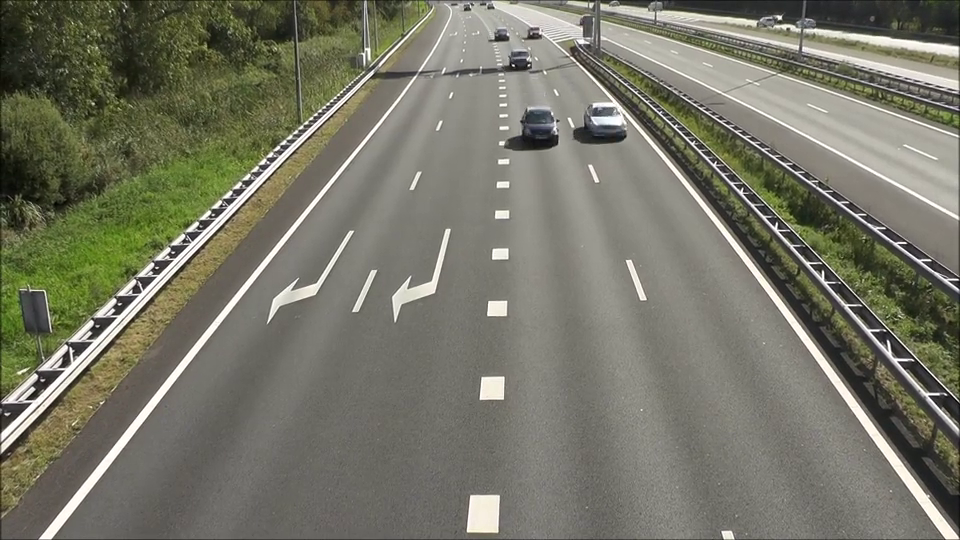
#> input picture frame 33 of 04/videos/car.mp4, 960 x 540 px
$ python carDetection.py
#> lines starting #> are read from the running program, lines starting #| are printed output that depends on the picture; after the words box and inside, x2 and y2 are one past the last pixel; in counts of white or black regions, pixels touching at a corner belong together
import cv2
capture = cv2.VideoCapture('videos/car.mp4')
car_haar_cascade = cv2.CascadeClassifier('dataset/cars.xml')
while True:
    ret, frames = capture.read()
#> frames is the input picture: shape (540, 960, 3); mean B, G, R 103.4, 118.2, 118.3
    gray = cv2.cvtColor(frames, cv2.COLOR_RGB2GRAY)
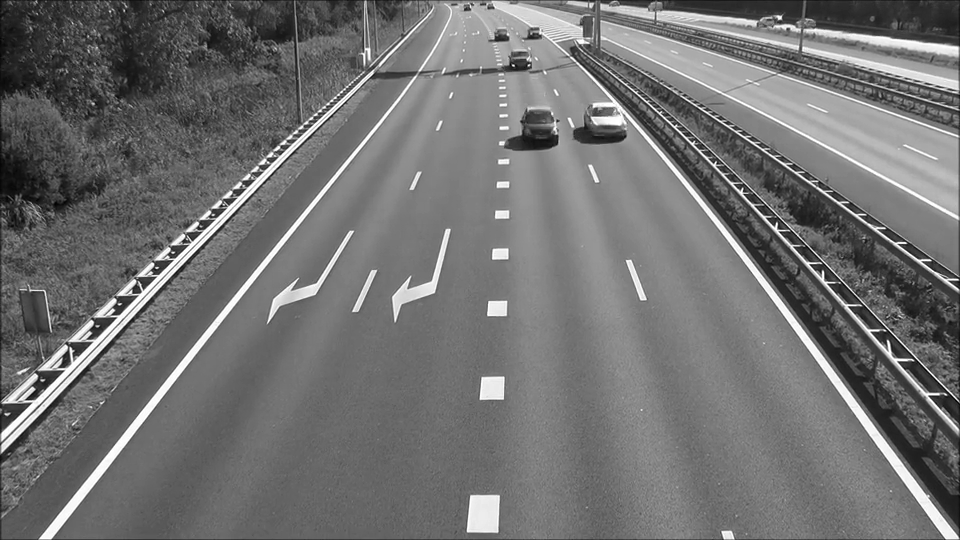
#> gray: shape (540, 960); min 0, max 255, mean 113.7
    cars = car_haar_cascade.detectMultiScale(gray, 1.1, 1)
#> cars = [[486, 32, 54, 54], [564, 86, 77, 77], [488, 86, 90, 90]]

    for (x,y,w,h) in cars:
        cv2.rectangle(frames,(x,y),(x+w,y+h), (0,0,255),2)
        font = cv2.FONT_HERSHEY_DUPLEX
        cv2.putText(frames, 'CAR',(x+6,y-6),font,0.6,(0,255,0),2)
        cv2.imshow('Vehicle Detection', frames)
#> this loop made 3 passes
#> pass 1, `cv2.imshow('Vehicle Detection', frames)`:
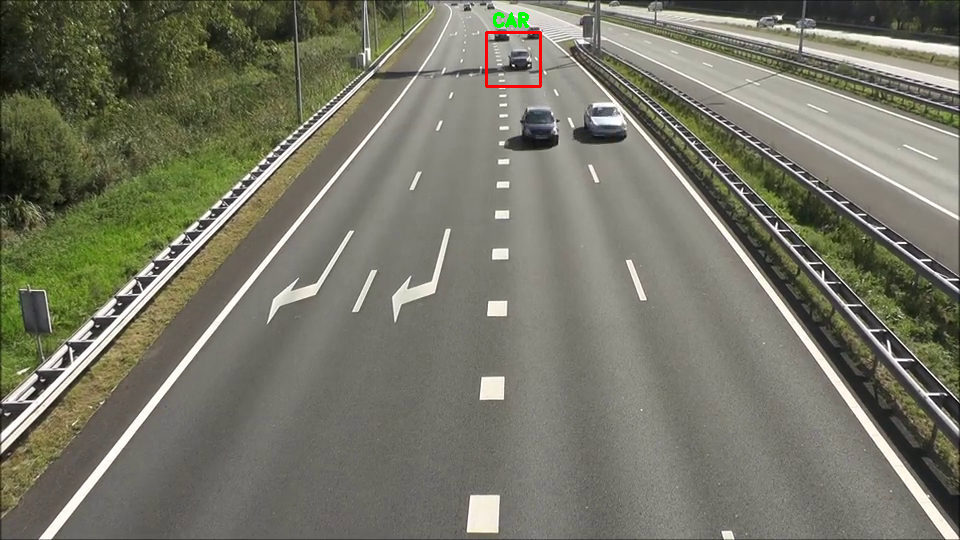
#> window 'Vehicle Detection': shape (540, 960, 3); mean B, G, R 103.1, 118.1, 118.3
#> pass 2, `cv2.imshow('Vehicle Detection', frames)`:
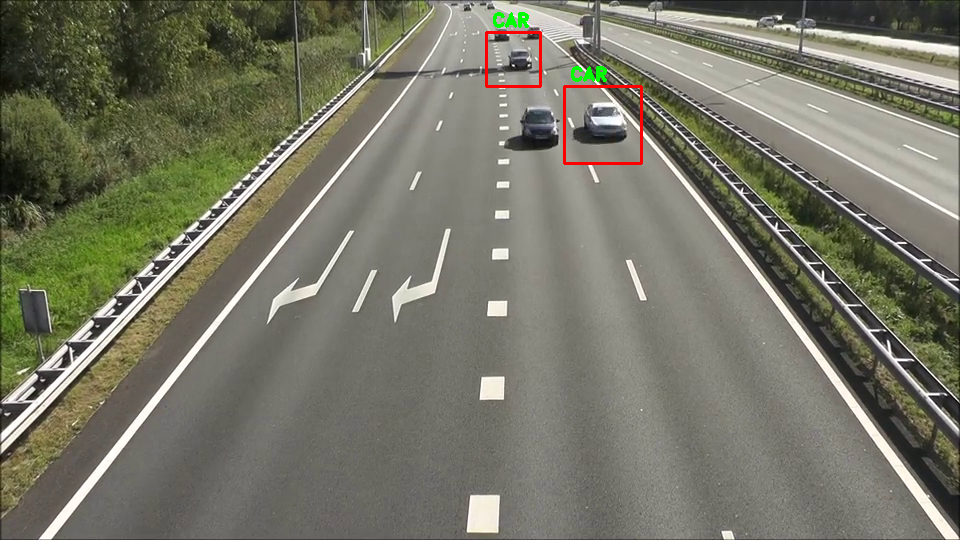
#> window 'Vehicle Detection': shape (540, 960, 3); mean B, G, R 102.8, 117.9, 118.4
#> after the loop:
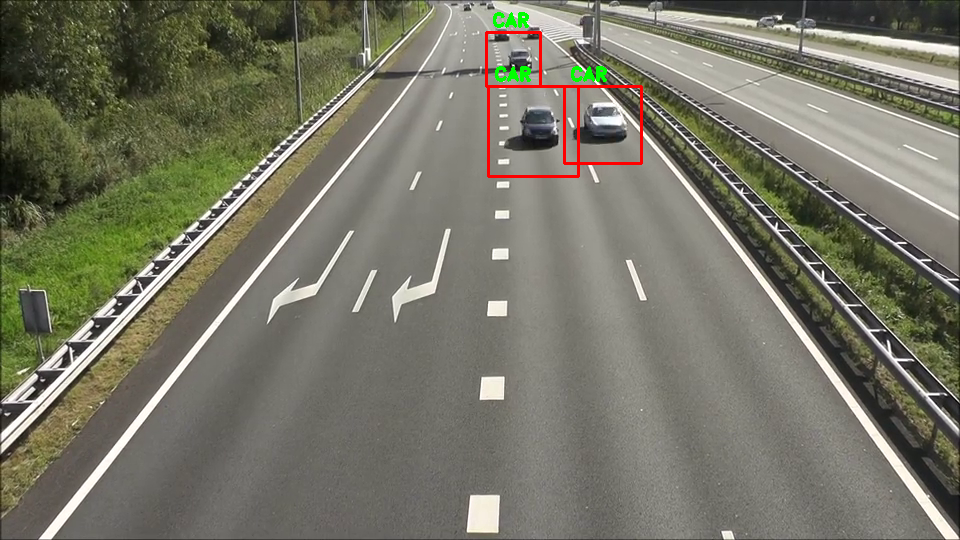
#> frames: shape (540, 960, 3); 0.67% of pixels changed, all inside (x1, y1, x2, y2) = (485, 12, 643, 178)

    if cv2.waitKey(33) == 13:
#> (key Esc is pressed here)
        break

$ run again, starting later in the video
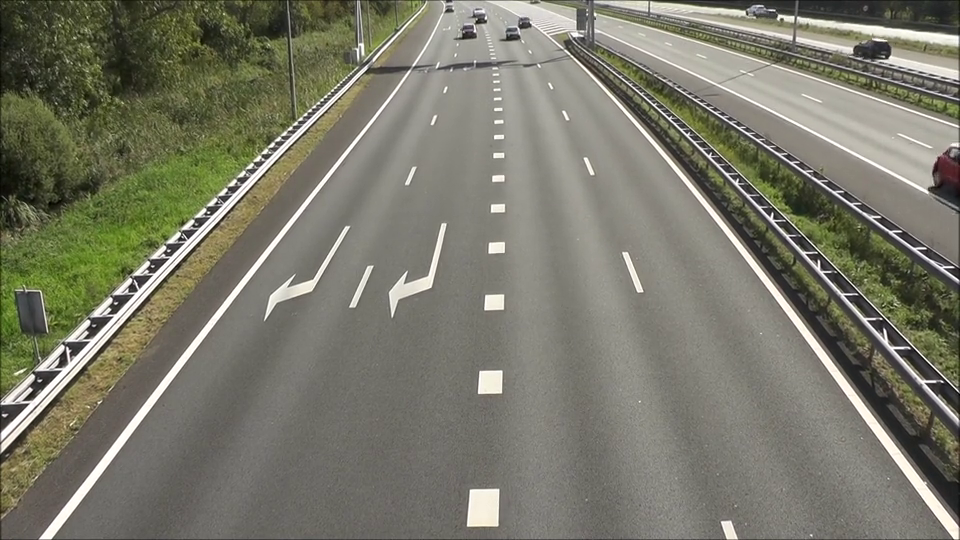
#> input picture frame 150 of 04/videos/car.mp4, 960 x 540 px
#> frames is the input picture: shape (540, 960, 3); mean B, G, R 106.3, 120.9, 121.4
#> `gray = cv2.cvtColor(frames, cv2.COLOR_RGB2GRAY)`:
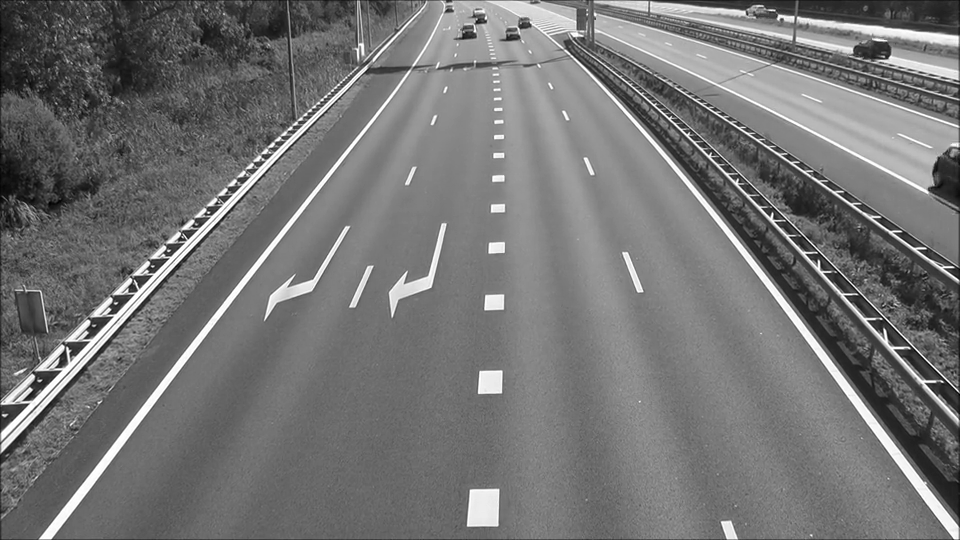
#> gray: shape (540, 960); min 0, max 255, mean 116.5
#> cars = [[500, 21, 26, 26], [484, 127, 28, 28], [446, 2, 54, 54], [352, 26, 69, 69]]
#> the loop `for (x,y,w,h) in cars:` made 4 passes
#> after the loop `for (x,y,w,h) in cars:`:
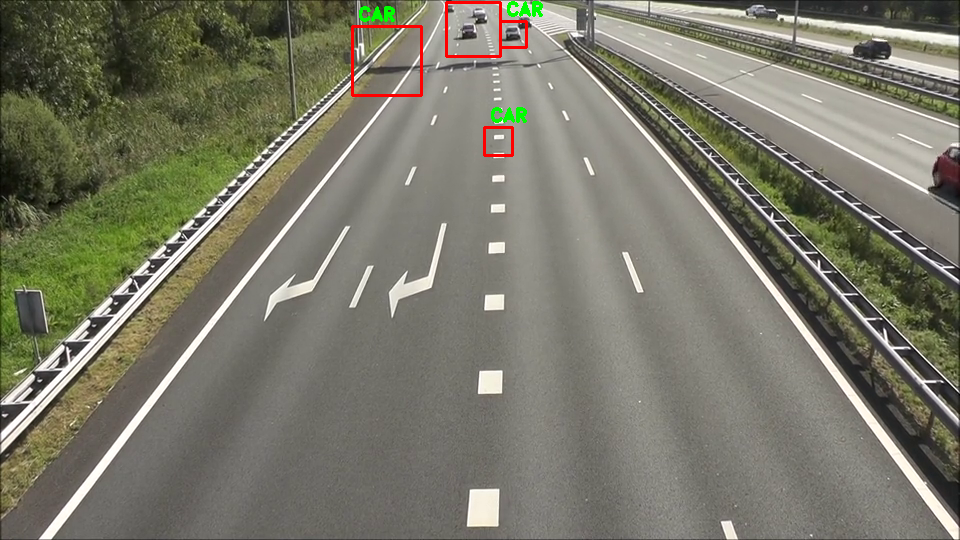
#> frames: shape (540, 960, 3); 0.59% of pixels changed, all inside (x1, y1, x2, y2) = (351, 1, 543, 157)

$ run again, starting later in the video
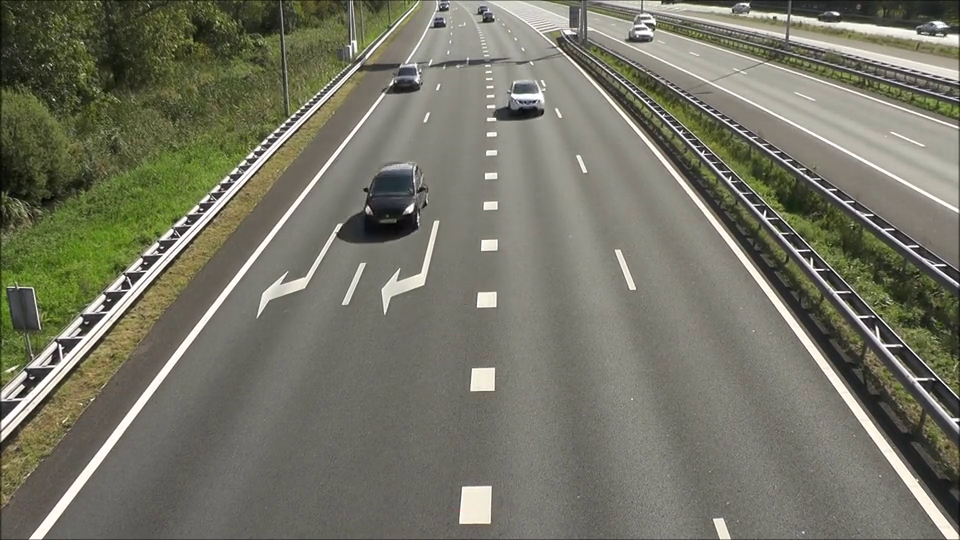
#> input picture frame 268 of 04/videos/car.mp4, 960 x 540 px
#> frames is the input picture: shape (540, 960, 3); mean B, G, R 101.8, 116.4, 116.8
#> `gray = cv2.cvtColor(frames, cv2.COLOR_RGB2GRAY)`:
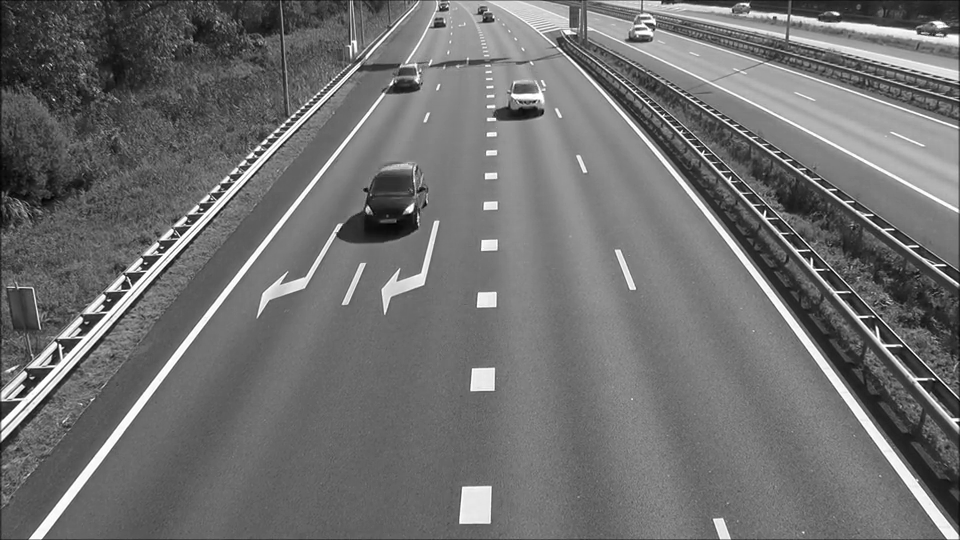
#> gray: shape (540, 960); min 0, max 255, mean 112
#> cars = [[478, 7, 22, 22], [420, 4, 35, 35], [618, 11, 43, 43], [376, 55, 54, 54], [488, 73, 65, 65], [316, 148, 123, 123]]
#> the loop `for (x,y,w,h) in cars:` made 6 passes
#> after the loop `for (x,y,w,h) in cars:`:
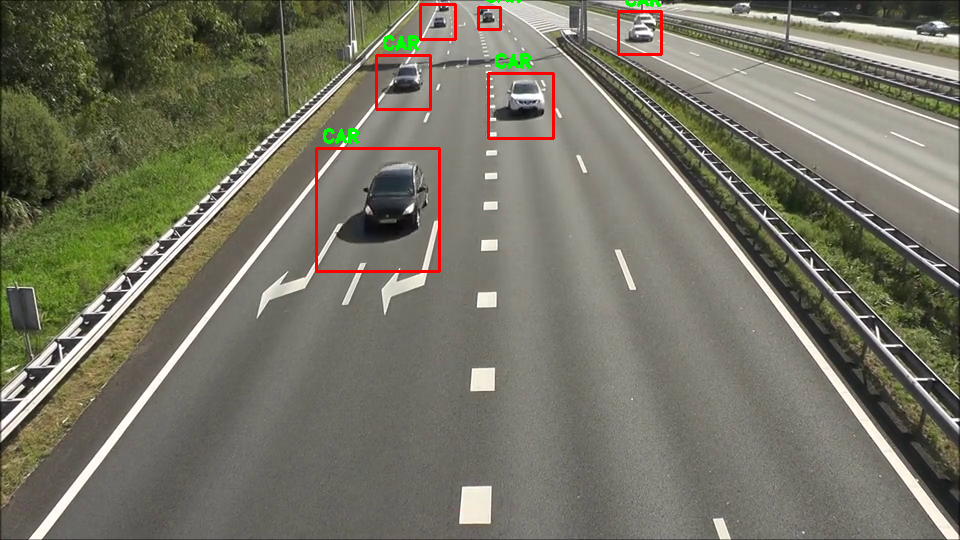
#> frames: shape (540, 960, 3); 1.03% of pixels changed, all inside (x1, y1, x2, y2) = (315, 0, 663, 273)
